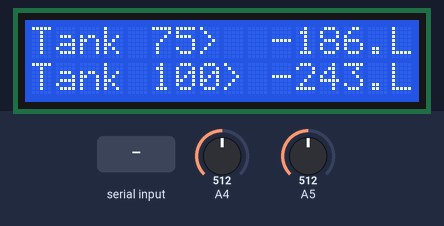
A sketch run on a simulated Arduino Uno, built with avr-gcc and run on an emulated ATmega328P. Shown: 16×2 character LCD. Inputs (shaded band) come from the test bench; at power-on: A4 = 512, A5 = 512. What the sketch prints to the serial monitor is not drawn.

Above: at 1.2 s.
1.3 s: "1" received over Serial
At 4.2 s:
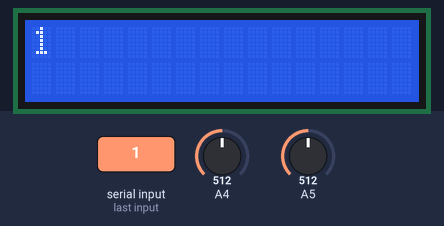
4.5 s: A4 set to 716
At 8.4 s:
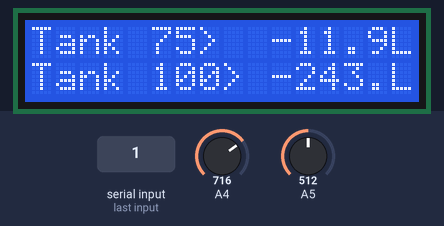
8.6 s: A5 set to 716
At 9.4 s:
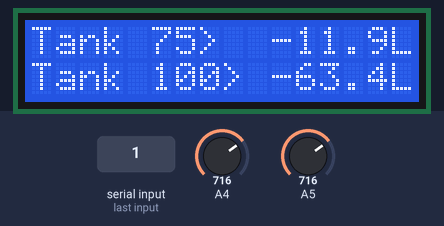
10.5 s: "0" received over Serial
At 13.2 s:
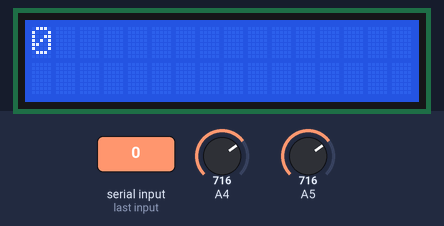
13.6 s: A4 set to 900
At 17.4 s:
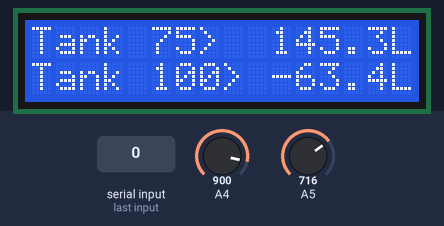
17.7 s: A5 set to 900
At 18.4 s:
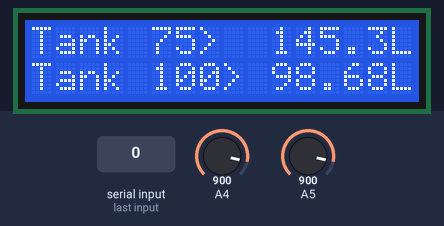
Timing chart, 0 to 20.6 s (numbered marks = the images above; inputs shaded):
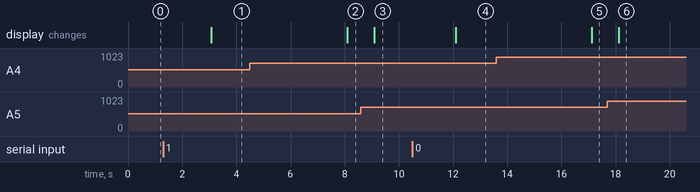

The sketch:

Clock_LCD_Fuel_Level.ino
```cpp
// (licence header left out)
#include <LiquidCrystal.h>
#include <DS1302.h>
#include <math.h>
// Init the DS1302
DS1302 rtc(2, 3, 4);

// Init the LCD
LiquidCrystal lcd(11, 10, 9, 8, 7, 6);

// make some custom characters:
byte TankBase[8] = {
  0b11111,
  0b10000,
  0b10000,
  0b10000,
  0b10000,
  0b10000,
  0b10000,
  0b11111
};

String words= "";
void setup()
{
  Serial.begin(9600);
  Serial.println("Starting");
  pinMode(A5, INPUT);
  pinMode(A4, INPUT);
  // Set the clock to run-mode, and disable the write protection
  rtc.halt(false);
  rtc.writeProtect(false);

  // Setup LCD to 16x2 characters
  lcd.begin(16, 2);

  // create a new character
  lcd.createChar(1, TankBase);
}

void loop()
{
 while(Serial.available())  {
     words = Serial.readString();
     Serial.println(words);
     lcd.clear();
     processWords(words);
     lcd.clear();
  }

  analogResistance();
  analogResistance2();

  //Joseph Line
 /*
  Display time centered on the upper line
  lcd.setCursor(0, 0);
  lcd.print(rtc.getTimeStr());

  lcd.setCursor(10, 0);
  // draw the tank base, arms down:
  lcd.write(1);

  lcd.setCursor(0, 1);
  lcd.print("JOE");

  lcd.setCursor(3, 1);
  // draw the little man, arms down:
  lcd.write(3);

  // Display date in the lower right corner
  lcd.setCursor(5, 1);
  lcd.print(rtc.getDateStr());

  delay (500);
 // draw him arms up:
  lcd.setCursor(3, 1);
  lcd.write(4);
  // Wait one second before repeating :)
  */
  delay (1000);
}


void processWords(String string){
  int lent = string.length();
  lcd.setCursor(0,0);
  lcd.print(string.substring(0,16));

  if(lent>16){
    lcd.setCursor(0,1);
    lcd.print(string.substring(16,lent));
  }
  delay(5000);
}

void analogResistance(){
  float outV = analogRead(A5);
  float resistance = (5.0*outV)-3940;
  float remaining = computeVolume(resistance);
  lcd.setCursor(0,1);
  lcd.print("Tank 100> ");
  lcd.setCursor(10,1);
  lcd.print(remaining);
  lcd.setCursor(15,1);
  lcd.print("L");
}

float computeVolume(float lev){
  float vol = (lev/1135.0)*200;
  return vol;
}

void analogResistance2(){
  float outV = analogRead(A4);
  float resistance = (5.0*outV)-3650;

  Serial.print(resistance);
  Serial.println(" Ohms.");

  float remaining = computeVolume2(resistance);
  Serial.print((remaining));
  Serial.println(" Litres.");
  lcd.setCursor(0,0);
  lcd.print("Tank 75> ");
  lcd.setCursor(10,0);
  lcd.print(remaining);
  lcd.setCursor(15,0);
  lcd.print("L");
}

float computeVolume2(float lev){
  float vol = (lev/1170.0)*200;
  return vol;
}
```

Measured:
- after the input at 1.3 s, the display: changes after 1.8 s (image 1)
- after the input at 4.5 s, the display: changes after 3.6 s (image 2)
- after the input at 8.6 s, the display: changes after 0.50 s (image 3)
- after the input at 10.5 s, the display: changes after 1.6 s (image 4)
- after the input at 13.6 s, the display: changes after 3.5 s (image 5)
- after the input at 17.7 s, the display: changes after 0.42 s (image 6)
